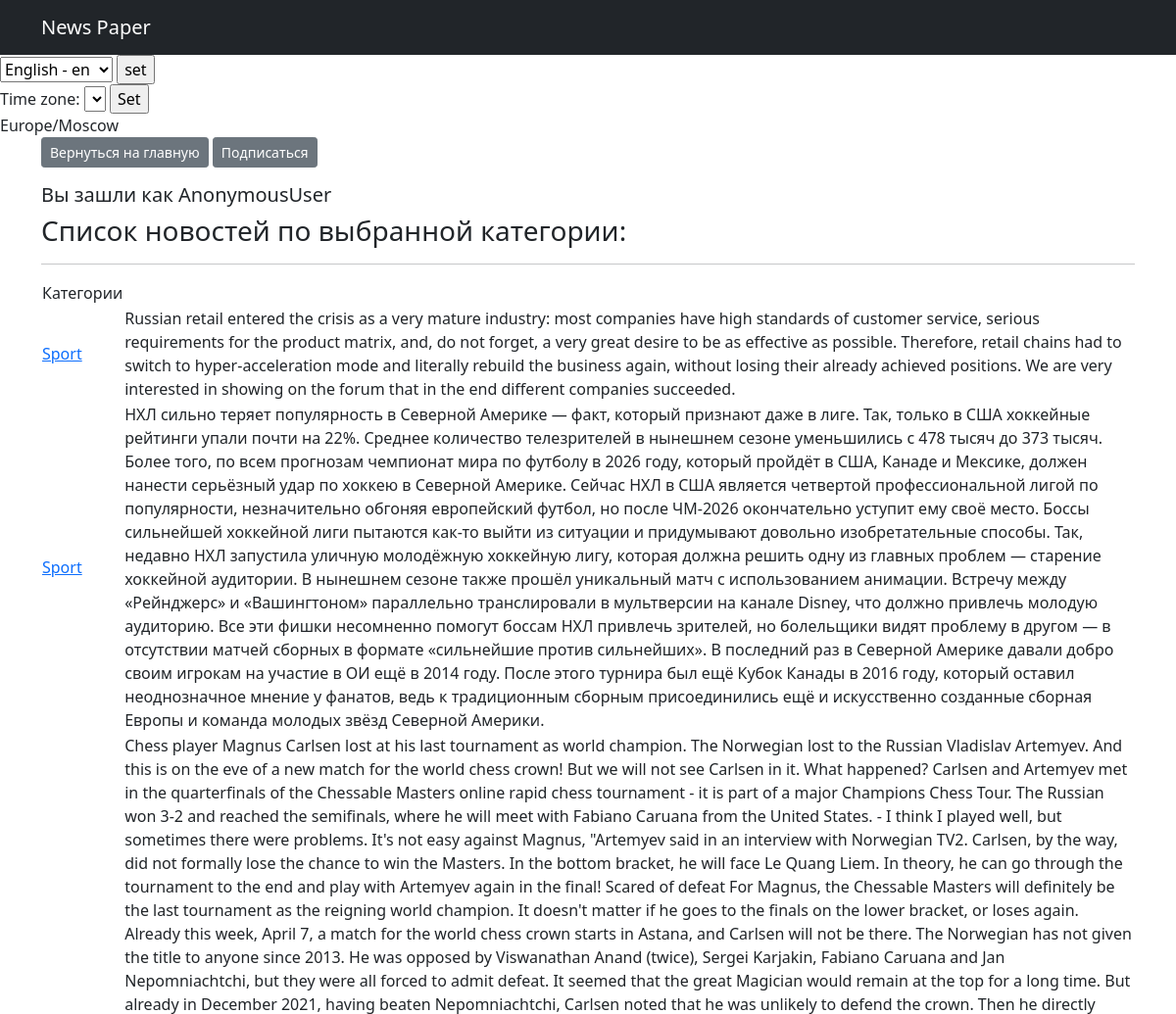
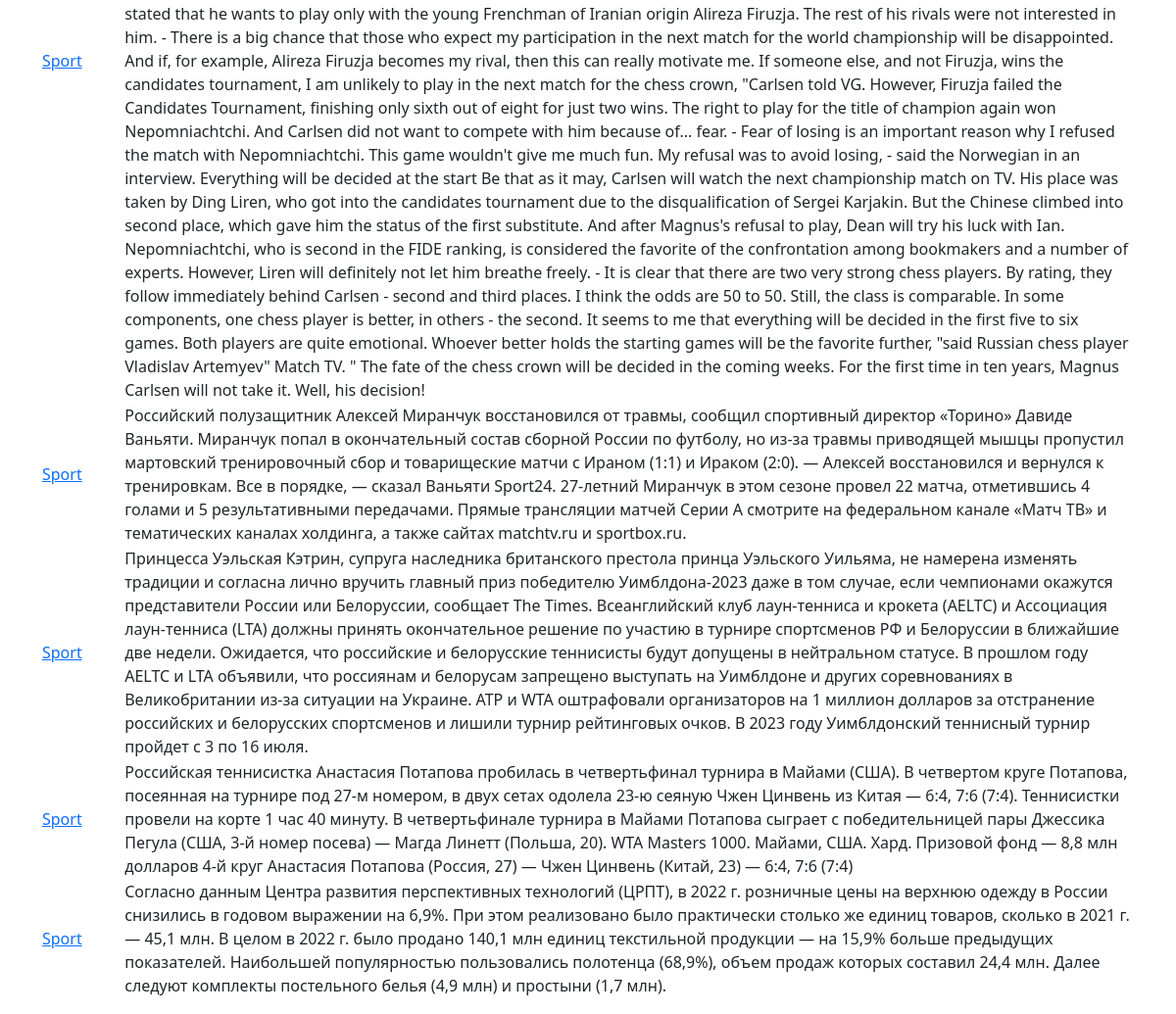
Page /posts/categories/1 on the committed database (2 pictures, top to bottom).
### news/models.py (models this page shows, shortened)
class Category(models.Model):
    name = models.CharField(max_length=255, unique=True)
    subscribers = models.ManyToManyField(User, blank=True, related_name='categories')
    def __str__(self):
        return f"{self.name}"

class Post(models.Model):
    objects = None
    list_type = [(news, 'Новости'), (article, 'Статья')]
    author = models.ForeignKey(Author, on_delete=models.CASCADE)
    post_type = models.CharField(max_length=2, choices=list_type)
    time_create = models.DateTimeField(auto_now_add=True)
    category = models.ManyToManyField(Category, through='PostCategory')
    title = models.CharField(max_length=250)
    text_post = models.TextField()
    rating = models.FloatField(default=0.0)

### news/views.py (the view)
# urls.py: path('categories/<int:pk>', CategoryListView.as_view(), name='category_list'),
class CategoryListView(ListView):
    model = Post
    template_name = 'category_list.html'
    context_object_name = 'category_news_list'
    def get_queryset(self):
        self.category = get_object_or_404(Category, id=self.kwargs['pk'])
        queryset = Post.objects.filter(category=self.category).order_by('-time_create')
        return queryset
    def get_context_data(self, **kwargs):
        context = super().get_context_data(**kwargs)
        context['is_not_subscriber'] = self.request.user not in self.category.subscribers.all()
        context['category'] = self.category
        return context

### news/templates/category_list.html (shortened to what this page needs)
{% extends 'flatpages/default.html' %}
{% load custom_filters %}
{% block content %}
<p class="text-left"><a href=".."  class="btn btn-secondary btn-sm">Вернуться на главную</a>
        {% if is_not_subscriber %}
            <a href="{% url 'subscribe' category.id %}" class="btn btn-secondary btn-sm">Подписаться</a></p>
        {% endif %}
   <h5>Вы зашли как {{request.user}}</h5>
   <h3>Список новостей по выбранной категории: </h3>
   <hr>
   {% if category_news_list %}
       <table>
           <tr>
               <td>Категории</td>
           </tr>
           {% for post in category_news_list %}
           <tr>
               <td>
                   {% for category in post.category.all %}
                    <a href="{% url 'category_list' category.id %}">{{ category }}</a>
                   {% endfor %}
               </td>
               <td>{{ post.text_post }}</td>
           </tr>
           {% endfor %}
       </table>
   {% else %}
       <h2>Новостей нет!</h2>
   {% endif %}
{% endblock content %}

### rows in the picture
Post: text_post "Russian retail entered the crisis as a very mature industry: most companies have high standards of customer service, serious requirements for the product matrix, and, do not forget, a very great desire to be as effective as possible. Therefore, retail chains had to switch to hyper-acceleration mode and literally rebuild the business again, without losing their already achieved positions. We are very interested in showing on the forum that in the end different companies succeeded."
Category: name "Sport"
Post: text_post "НХЛ сильно теряет популярность в Северной Америке — факт, который признают даже в лиге. Так, только в США хоккейные рейтинги упали почти на 22%. Среднее количество телезрителей в нынешнем сезоне уменьшились с 478 тысяч до 373 тысяч. Более того, по всем прогнозам чемпионат мира по футболу в 2026 году, который пройдёт в США, Канаде и Мексике, должен нанести серьёзный удар по хоккею в Северной Америке. Сейчас НХЛ в США является четвертой профессиональной лигой по популярности, незначительно обгоняя европейский футбол, но после ЧМ-2026 окончательно уступит ему своё место. Боссы сильнейшей хоккейной лиги пытаются как-то выйти из ситуации и придумывают довольно изобретательные способы. Так,…"
Post: text_post "Chess player Magnus Carlsen lost at his last tournament as world champion. The Norwegian lost to the Russian Vladislav Artemyev. And this is on the eve of a new match for the world chess crown! But we will not see Carlsen in it. What happened? Carlsen and Artemyev met in the quarterfinals of the Chessable Masters online rapid chess tournament - it is part of a major Champions Chess Tour. The Russian won 3-2 and reached the semifinals, where he will meet with Fabiano Caruana from the United States. - I think I played well, but sometimes there were problems. It's not easy against Magnus, \"Artemyev said in an interview with Norwegian TV2. Carlsen, by the way, did not formally lose the chance…"
Post: text_post "Российский полузащитник Алексей Миранчук восстановился от травмы, сообщил спортивный директор «Торино» Давиде Ваньяти. Миранчук попал в окончательный состав сборной России по футболу, но из‑за травмы приводящей мышцы пропустил мартовский тренировочный сбор и товарищеские матчи с Ираном (1:1) и Ираком (2:0). — Алексей восстановился и вернулся к тренировкам. Все в порядке, — сказал Ваньяти Sport24. 27‑летний Миранчук в этом сезоне провел 22 матча, отметившись 4 голами и 5 результативными передачами. Прямые трансляции матчей Серии А смотрите на федеральном канале «Матч ТВ» и тематических каналах холдинга, а также сайтах matchtv.ru и sportbox.ru."
Post: text_post "Принцесса Уэльская Кэтрин, супруга наследника британского престола принца Уэльского Уильяма, не намерена изменять традиции и согласна лично вручить главный приз победителю Уимблдона‑2023 даже в том случае, если чемпионами окажутся представители России или Белоруссии, сообщает The Times. Всеанглийский клуб лаун‑тенниса и крокета (AELTC) и Ассоциация лаун‑тенниса (LTA) должны принять окончательное решение по участию в турнире спортсменов РФ и Белоруссии в ближайшие две недели. Ожидается, что российские и белорусские теннисисты будут допущены в нейтральном статусе. В прошлом году AELTC и LTA объявили, что россиянам и белорусам запрещено выступать на Уимблдоне и других соревнованиях в…"
Post: text_post "Российская теннисистка Анастасия Потапова пробилась в четвертьфинал турнира в Майами (США). В четвертом круге Потапова, посеянная на турнире под 27‑м номером, в двух сетах одолела 23‑ю сеяную Чжен Цинвень из Китая — 6:4, 7:6 (7:4). Теннисистки провели на корте 1 час 40 минуту. В четвертьфинале турнира в Майами Потапова сыграет с победительницей пары Джессика Пегула (США, 3‑й номер посева) — Магда Линетт (Польша, 20). WТА Masters 1000. Майами, США. Хард. Призовой фонд — 8,8 млн долларов 4‑й круг Анастасия Потапова (Россия, 27) — Чжен Цинвень (Китай, 23) — 6:4, 7:6 (7:4)"
Post: text_post "Согласно данным Центра развития перспективных технологий (ЦРПТ), в 2022 г. розничные цены на верхнюю одежду в России снизились в годовом выражении на 6,9%. При этом реализовано было практически столько же единиц товаров, сколько в 2021 г. — 45,1 млн. В целом в 2022 г. было продано 140,1 млн единиц текстильной продукции — на 15,9% больше предыдущих показателей. Наибольшей популярностью пользовались полотенца (68,9%), объем продаж которых составил 24,4 млн. Далее следуют комплекты постельного белья (4,9 млн) и простыни (1,7 млн)."

### other values in the picture
{{ TIME_ZONE }} "Europe/Moscow"
{{ request.user }} "AnonymousUser"
form field language "English - en"
